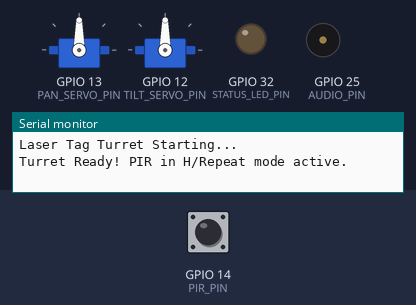
Recording of a sketch running on a simulated ESP32. Parts: 2 × servo, output pins drawn as LEDs (lit = HIGH), buzzer (waves = sounding), the last lines printed to the serial monitor. Wiring (inferred from the names in the program): IR receiver: data GPIO 27. The test bench sets the inputs (shaded band); at power-on: GPIO 14 (PIR_PIN) LOW.

Above: at 2.2 s.
2.3 s: GPIO 14 (PIR_PIN) driven HIGH
At 3.08 s:
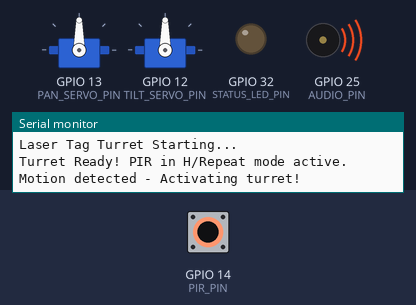
5.3 s: GPIO 14 (PIR_PIN) driven LOW
At 6.5 s:
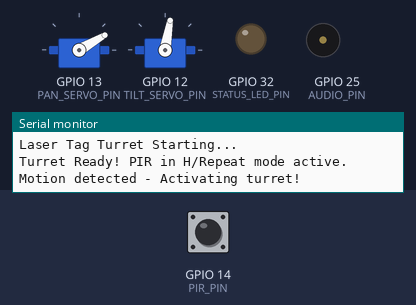
6.8 s: GPIO 14 (PIR_PIN) driven HIGH
At 7.22 s:
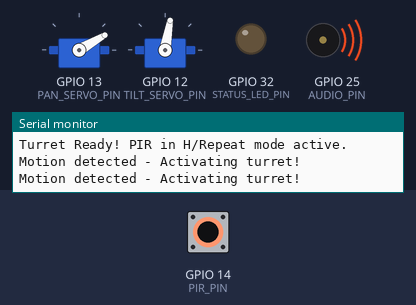
9.8 s: GPIO 14 (PIR_PIN) pulsed LOW 2 times (0.12 s each, 0.3 s apart)
At 10.35 s:
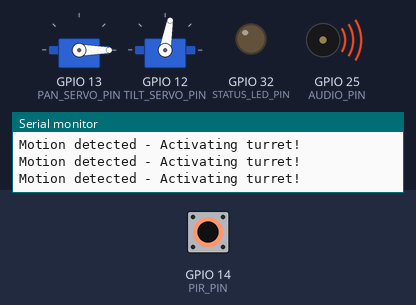
12.8 s: GPIO 14 (PIR_PIN) pulsed LOW 5 times (0.12 s each, 0.3 s apart)
At 16.5 s:
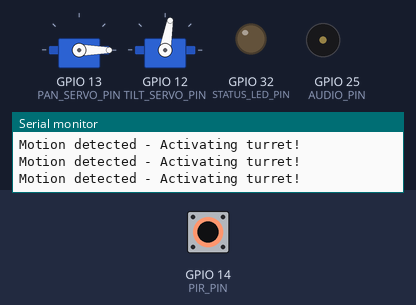
Timing chart, 0 to 16.8 s (numbered marks = the images above; inputs shaded):
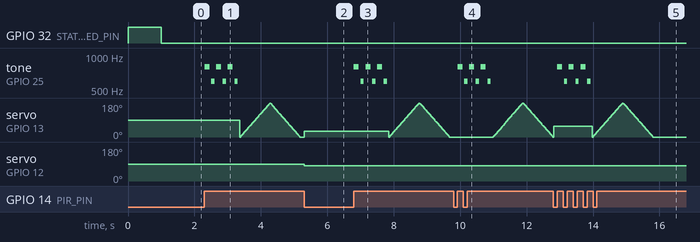

The sketch:

turret.ino
```cpp
// =============================================
// Laser Tag Turret - Full Arduino Sketch (ESP32)
// For Tyler (8) & Emmit (6) - Kid-friendly, safe
// June 2026 - Matches current wiring
// =============================================

#include <Servo.h>

// === Pin Definitions (from turret-wiring.md) ===
#define PAN_SERVO_PIN     13   // Parallax Feedback 360° Pan
#define TILT_SERVO_PIN    12   // 180° Tilt servo
#define PIR_PIN           14   // HC-SR501 (H/Repeat mode)
#define IR_RECEIVER_PIN   27   // Combined TSOP4838 receivers
#define AUDIO_PIN         25   // PAM8403 amp signal
#define STATUS_LED_PIN    32   // Optional hit/ready LED

// Servo objects
Servo panServo;
Servo tiltServo;

// Constants
const int IR_HIT_THRESHOLD = 50;   // Adjust based on testing
const int SWEEP_DELAY = 15;        // ms per step for smooth movement

// Variables
bool motionDetected = false;
unsigned long lastHitTime = 0;
unsigned long lastSweepTime = 0;

void setup() {
  Serial.begin(115200);
  Serial.println("Laser Tag Turret Starting...");

  // Pin modes
  pinMode(PIR_PIN, INPUT);
  pinMode(IR_RECEIVER_PIN, INPUT);
  pinMode(STATUS_LED_PIN, OUTPUT);
  pinMode(AUDIO_PIN, OUTPUT);

  // Attach servos (use buck converter for power!)
  panServo.attach(PAN_SERVO_PIN);
  tiltServo.attach(TILT_SERVO_PIN);

  // Center position on startup
  panServo.write(90);
  tiltServo.write(90);

  digitalWrite(STATUS_LED_PIN, HIGH);  // Ready indicator
  delay(1000);
  digitalWrite(STATUS_LED_PIN, LOW);

  Serial.println("Turret Ready! PIR in H/Repeat mode active.");
}

void loop() {
  // Check PIR motion (H/Repeat mode)
  if (digitalRead(PIR_PIN) == HIGH) {
    if (!motionDetected) {
      motionDetected = true;
      Serial.println("Motion detected - Activating turret!");
      triggerAlertSound();
      sweepScan();
    }
  } else {
    motionDetected = false;
  }

  // Check for IR hits from guns
  if (digitalRead(IR_RECEIVER_PIN) == LOW) {  // TSOP4838 pulls LOW on signal
    handleHit();
  }

  // Idle slow scan when no motion
  if (millis() - lastSweepTime > 5000 && !motionDetected) {
    idleScan();
    lastSweepTime = millis();
  }

  delay(10);  // Small loop delay
}

// Sweep scan when motion triggered
void sweepScan() {
  for (int pos = 0; pos <= 180; pos += 3) {
    panServo.write(pos);
    delay(SWEEP_DELAY);
    checkForHitsDuringSweep();
  }
  for (int pos = 180; pos >= 0; pos -= 3) {
    panServo.write(pos);
    delay(SWEEP_DELAY);
    checkForHitsDuringSweep();
  }
}

// Slow idle movement
void idleScan() {
  int pos = 45 + (sin(millis() / 1000.0) * 45);  // Gentle oscillation
  panServo.write(constrain(pos, 30, 150));
  tiltServo.write(80);
}

// Handle IR hit
void handleHit() {
  if (millis() - lastHitTime > 800) {  // Debounce
    lastHitTime = millis();
    Serial.println("HIT DETECTED!");
    digitalWrite(STATUS_LED_PIN, HIGH);
    triggerHitSound();

    // Quick "reaction" tilt
    tiltServo.write(120);
    delay(300);
    tiltServo.write(80);

    digitalWrite(STATUS_LED_PIN, LOW);
  }
}

// Basic audio feedback (square wave on PAM8403)
void triggerAlertSound() {
  for (int i = 0; i < 3; i++) {
    tone(AUDIO_PIN, 800, 150);
    delay(200);
    tone(AUDIO_PIN, 600, 100);
    delay(150);
  }
  noTone(AUDIO_PIN);
}

void triggerHitSound() {
  tone(AUDIO_PIN, 1200, 80);
  delay(100);
  tone(AUDIO_PIN, 800, 120);
  delay(150);
  noTone(AUDIO_PIN);
}

void checkForHitsDuringSweep() {
  if (digitalRead(IR_RECEIVER_PIN) == LOW) {
    handleHit();
  }
}
```

Measured:
- after the input at 2.3 s, tone on GPIO 25 (AUDIO_PIN): silent → 800 Hz at once, then repeats every 0.35 s: silent 0.05 s, 600 Hz 0.10 s, silent 0.05 s, 800 Hz 0.15 s, until it stays silent from 3.3 s; servo on GPIO 12 (TILT_SERVO_PIN): stays 90° (without the input it goes to 80° after 2.7 s)
- after the input at 5.3 s, servo on GPIO 13 (PAN_SERVO_PIN): 0° → 30° at once; servo on GPIO 12 (TILT_SERVO_PIN): 90° → 80° at once
- after the input at 6.8 s, tone on GPIO 25 (AUDIO_PIN): silent → 800 Hz at once, then repeats every 0.35 s: silent 0.05 s, 600 Hz 0.10 s, silent 0.05 s, 800 Hz 0.15 s, until it stays silent from 7.8 s
- after the input at 9.8 s, tone on GPIO 25 (AUDIO_PIN): silent → 800 Hz after 0.13 s, then repeats every 0.35 s: silent 0.05 s, 600 Hz 0.10 s, silent 0.05 s, 800 Hz 0.15 s, until it stays silent from 10.9 s; servo on GPIO 13 (PAN_SERVO_PIN): rises from 0° to 180° in 0.89 s, then falls to 0° in 0.92 s
- after the input at 12.8 s, tone on GPIO 25 (AUDIO_PIN): silent → 800 Hz after 0.13 s, then repeats every 0.35 s: silent 0.05 s, 600 Hz 0.10 s, silent 0.05 s, 800 Hz 0.15 s, until it stays silent from 13.9 s
